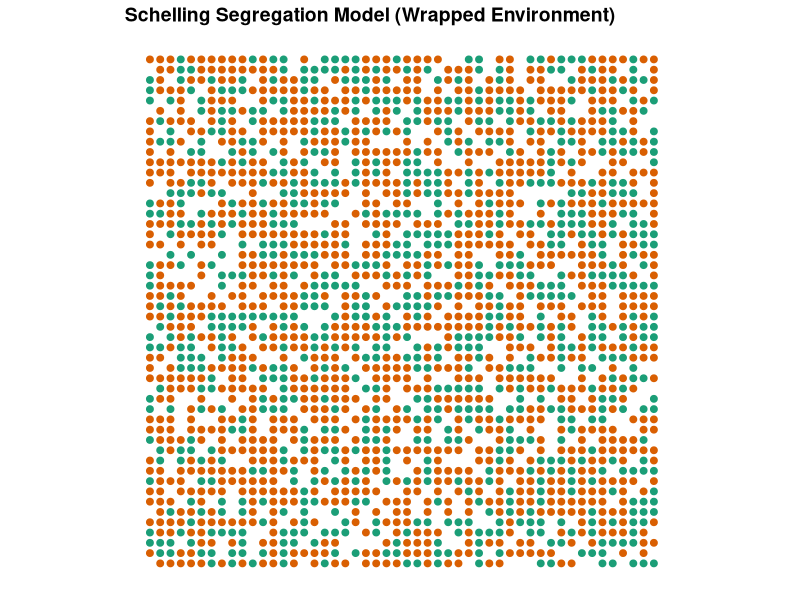

Generate this figure with R: (Note: a time limit stopped this script after it produced the figure.)
#Schelling Segregation Model with uneven preferences (wrapped)
# Casts a wrapped universe with variable dimensions, number of races, pct empty, and dominant race share
# Iterates allowing the majority and minority races to have different preferences for neighbor homogeneity
# Based on David Zimmerman's example at: https://www.r-bloggers.com/agent-based-modelling-with-data-table-or-how-to-model-urban-migration-with-r/

# The first function initiates the Schelling universe, taking a specified grid size, 
# number of races, percent of empty cells, and percent of agents of the dominant race
initiateSchelling_wrapped <- function(dimensions = c(10, 10), n_races = 4, perc_empty = 0.2, perc_maj = .75){
  require(data.table)
  dims <<- dimensions
  races <<- colours()[1:n_races] # create "races" based on colors

  # get number of homes (equal to number of cells)
  n_homes = prod(dimensions)
  # calculates the number of agents (cells minus the percent of empty homes)
  count_agents <- floor(n_homes * (1 - perc_empty))
  
  # the characteristics that a home can have -- either empty or a particular race
  races <- c("empty", races)
  # the probabilities of a home having each characteristic: 
  #   probability of a cell being empty, of being occupied by the dominant race conditional on not being empty, 
  #   and of being in a minority race conditional on not being empty
  probabilities <- c(perc_empty, 
                     (1-perc_empty)*perc_maj, 
                     rep((1 - perc_empty - (1-perc_empty)*perc_maj)/(n_races-1), times = n_races-1)
  )
  
  # cast the schelling data.table in the global environment
  schelling <<- data.table(id = 1:prod(dimensions),
                           x = rep(1:dimensions[1], 
                                   dimensions[2]),
                           y = rep(1:dimensions[2], 
                                   each = dimensions[1]),
                           race = sample(x = races, 
                                         size = n_homes, 
                                         prob = probabilities,
                                         replace = TRUE),
                           unsatisfied = rep(NA, prod(dimensions))) # leave this column empty to fill later
}

#Plots the grid
plotSchelling <- function(title){
  require(data.table)
  require(ggplot2)
  require(RColorBrewer)
  # get races to get the right number of colors
  races <- unique(schelling$race)
  
  # find the dimensions of the grid to get the best dot size
  dims <- c(max(schelling$x), max(schelling$y))
  
  # create colors
  # check if there are 3 or fewer races, 
  # RColorBrewer otherwise
  if (length(races) <= 3) {
    colors <- brewer.pal(3, "Dark2")
  } else {
    colors <- brewer.pal(length(races), "Dark2")
  }
  
  # plot the graph  
  p <- ggplot(data = schelling[race != "empty"], 
              aes(x = x, y = y, color = race)) + 
    # resize dots to grid
    geom_point(size = 100/sqrt(prod(dims))) +  
    scale_colour_manual(values = colors) + 
    # theme: mostly blank
    theme_bw() + 
    theme(axis.line = element_blank(),
          axis.text.x = element_blank(),
          axis.text.y = element_blank(),
          axis.ticks = element_blank(),
          axis.title.x = element_blank(),
          axis.title.y = element_blank(),
          legend.position = "none",
          panel.background = element_blank(),
          panel.border = element_blank(),
          panel.grid.major = element_blank(),
          panel.grid.minor = element_blank(),
          plot.background = element_blank(),
          plot.title = element_text(lineheight=3, 
                                    face="bold", 
                                    color="black", 
                                    size=14)) +
    # fix axes to avoid distortion in the picture
    coord_fixed(ratio = 1) + 
    # add the title
    ggtitle(title)
  
  return(p)
}

# For each iteration, each agent checks whether the pct of like neighbors is below their preference threshold
# Moves to empty cell or cell of fellow unsatisfied agent if not
iterate_wrapped <- function(n = 10, dom_sim_threshold = .9, min_sim_threshold = .1){
  require(data.table)
  # subfunction that checks for a given x and y value if the agent is unsatisfied (returns TRUE or FALSE)
  is.unsatisfied_wrapped <- function(x_value, y_value, 
                             dom_sim_threshold = dom_sim_threshold,
                             min_sim_threshold = min_sim_threshold){
    # gets the race and id for the agent
  cur_race <- schelling[x == x_value & y == y_value, race]
  cur_id <- schelling[x == x_value & y == y_value, id]

    #sub-subfunction to identify agent's neighbors
  select.neighbors <- function(dimensions){

    #Identify coordinates of neighbors (adjusts wrapping based on position of agent)
    neighbors <- as.data.frame(matrix(NA, nrow = 8, ncol = 2))
    if(x_value == 1 & y_value == 1){
      neighbors[1,] <- schelling[x == dimensions[1] & y == y_value+1, 2:3]
      neighbors[2,] <- schelling[x == x_value & y == y_value+1, 2:3]
      neighbors[3,] <- schelling[x == x_value+1 & y == y_value+1, 2:3]
      neighbors[4,] <- schelling[x == dimensions[1] & y == y_value, 2:3]
      neighbors[5,] <- schelling[x == x_value+1 & y == y_value, 2:3]
      neighbors[6,] <- schelling[x == dimensions[1] & y == dimensions[2], 2:3]
      neighbors[7,] <- schelling[x == x_value & y == dimensions[2], 2:3]
      neighbors[8,] <- schelling[x == x_value+1 & y == dimensions[2], 2:3]
    }
    if(x_value == 1 & y_value %in% c(2:(dimensions[2]-1))){
      neighbors[1,] <- schelling[x == dimensions[1] & y == y_value+1, 2:3]
      neighbors[2,] <- schelling[x == x_value & y == y_value+1, 2:3]
      neighbors[3,] <- schelling[x == x_value+1 & y == y_value+1, 2:3]
      neighbors[4,] <- schelling[x == dimensions[1] & y == y_value, 2:3]
      neighbors[5,] <- schelling[x == x_value+1 & y == y_value, 2:3]
      neighbors[6,] <- schelling[x == dimensions[1] & y == y_value-1, 2:3]
      neighbors[7,] <- schelling[x == x_value & y == y_value-1, 2:3]
      neighbors[8,] <- schelling[x == x_value+1 & y == y_value-1, 2:3]
    }
    if(x_value == 1 & y_value == dimensions[2]){
      neighbors[1,] <- schelling[x == dimensions[1] & y == 1, 2:3]
      neighbors[2,] <- schelling[x == x_value & y == 1, 2:3]
      neighbors[3,] <- schelling[x == x_value+1 & y == 1, 2:3]
      neighbors[4,] <- schelling[x == dimensions[1] & y == y_value, 2:3]
      neighbors[5,] <- schelling[x == x_value+1 & y == y_value, 2:3]
      neighbors[6,] <- schelling[x == dimensions[1] & y == y_value-1, 2:3]
      neighbors[7,] <- schelling[x == x_value & y == y_value-1, 2:3]
      neighbors[8,] <- schelling[x == x_value+1 & y == y_value-1, 2:3]
    }
    if(x_value %in% c(2:(dimensions[1]-1)) & y_value == 1){
      neighbors[1,] <- schelling[x == x_value-1 & y == y_value+1, 2:3]
      neighbors[2,] <- schelling[x == x_value & y == y_value+1, 2:3]
      neighbors[3,] <- schelling[x == x_value+1 & y == y_value+1, 2:3]
      neighbors[4,] <- schelling[x == x_value-1 & y == y_value, 2:3]
      neighbors[5,] <- schelling[x == x_value+1 & y == y_value, 2:3]
      neighbors[6,] <- schelling[x == x_value-1 & y == dimensions[2], 2:3]
      neighbors[7,] <- schelling[x == x_value & y == dimensions[2], 2:3]
      neighbors[8,] <- schelling[x == x_value+1 & y == dimensions[2], 2:3]
    }
    if(x_value %in% c(2:(dimensions[1]-1)) & y_value %in% c(2:(dimensions[2]-1))){
      neighbors[1,] <- schelling[x == x_value-1 & y == y_value+1, 2:3]
      neighbors[2,] <- schelling[x == x_value & y == y_value+1, 2:3]
      neighbors[3,] <- schelling[x == x_value+1 & y == y_value+1, 2:3]
      neighbors[4,] <- schelling[x == x_value-1 & y == y_value, 2:3]
      neighbors[5,] <- schelling[x == x_value+1 & y == y_value, 2:3]
      neighbors[6,] <- schelling[x == x_value-1 & y == y_value-1, 2:3]
      neighbors[7,] <- schelling[x == x_value & y == y_value-1, 2:3]
      neighbors[8,] <- schelling[x == x_value+1 & y == y_value-1, 2:3] 
    }
    if(x_value %in% c(2:(dimensions[1]-1)) & y_value == dimensions[2]){
      neighbors[1,] <- schelling[x == x_value-1 & y == 1, 2:3]
      neighbors[2,] <- schelling[x == x_value & y == 1, 2:3]
      neighbors[3,] <- schelling[x == x_value+1 & y == 1, 2:3]
      neighbors[4,] <- schelling[x == x_value-1 & y == y_value, 2:3]
      neighbors[5,] <- schelling[x == x_value+1 & y == y_value, 2:3]
      neighbors[6,] <- schelling[x == x_value-1 & y == y_value-1, 2:3]
      neighbors[7,] <- schelling[x == x_value & y == y_value-1, 2:3]
      neighbors[8,] <- schelling[x == x_value+1 & y == y_value-1, 2:3]
    }
    if(x_value == dimensions[1] & y_value == 1){
      neighbors[1,] <- schelling[x == x_value-1 & y == y_value+1, 2:3]
      neighbors[2,] <- schelling[x == x_value & y == y_value+1, 2:3]
      neighbors[3,] <- schelling[x == 1 & y == y_value+1, 2:3]
      neighbors[4,] <- schelling[x == x_value-1 & y == y_value, 2:3]
      neighbors[5,] <- schelling[x == 1 & y == y_value, 2:3]
      neighbors[6,] <- schelling[x == x_value-1 & y == dimensions[2], 2:3]
      neighbors[7,] <- schelling[x == x_value & y == dimensions[2], 2:3]
      neighbors[8,] <- schelling[x == 1 & y == dimensions[2], 2:3]
    }
    if(x_value == dimensions[1] & y_value %in% c(2:(dimensions[2]-1))){
      neighbors[1,] <- schelling[x == x_value-1 & y == y_value+1, 2:3]
      neighbors[2,] <- schelling[x == x_value & y == y_value+1, 2:3]
      neighbors[3,] <- schelling[x == 1 & y == y_value+1, 2:3]
      neighbors[4,] <- schelling[x == x_value-1 & y == y_value, 2:3]
      neighbors[5,] <- schelling[x == 1 & y == y_value, 2:3]
      neighbors[6,] <- schelling[x == x_value-1 & y == y_value-1, 2:3]
      neighbors[7,] <- schelling[x == x_value & y == y_value-1, 2:3]
      neighbors[8,] <- schelling[x == 1 & y == y_value-1, 2:3]
    }
    if(x_value == dimensions[1] & y_value == dimensions[2]){
      neighbors[1,] <- schelling[x == x_value-1 & y == 1, 2:3]
      neighbors[2,] <- schelling[x == x_value & y == 1, 2:3]
      neighbors[3,] <- schelling[x == 1 & y == 1, 2:3]
      neighbors[4,] <- schelling[x == x_value-1 & y == y_value, 2:3]
      neighbors[5,] <- schelling[x == 1 & y == y_value, 2:3]
      neighbors[6,] <- schelling[x == x_value-1 & y == y_value-1, 2:3]
      neighbors[7,] <- schelling[x == x_value & y == y_value-1, 2:3]
      neighbors[8,] <- schelling[x == 1 & y == y_value-1, 2:3]
    }
    names(neighbors) <- c("x","y")
    
    ids <- schelling[x %in% neighbors$x & y %in% neighbors$y, id]
    
    return(ids)
  }
    # checks if the home is empty
  if (cur_race == "empty"){
    return(FALSE) # empty houses can't be unsatisfied
  }else{
    neighbor.ids <- select.neighbors(dimensions = dims)

    # counts simliar neighbors
    count_similar <- sum(schelling[id %in% neighbor.ids, 
                                      id != cur_id &
                                      race == cur_race])
    # counts different neighbors
    count_different <- sum(schelling[id %in% neighbor.ids, 
                                        id != cur_id &
                                        race != cur_race & 
                                        race != "empty"])
    
    # calculates the ratio
    ratio <- count_similar/(count_similar + count_different)
    
    # returns TRUE if the ratio is less than or equal to the threshold
    if(cur_race == races[1]){
      return(ratio <= dom_sim_threshold)
    }else{
      return(ratio <= min_sim_threshold)
    }
  }
  }

  # creates a ProgressBar
  pb <- txtProgressBar(min = 0, max = 1, style = 3)
  # and tracks time
  t <- Sys.time()
  
  #sets empty vector of ratios
  ratios.unsatisfied <<- c(NULL)
  
  # iterates
  for (iterate in 1:n){
    # fills the boolean vector "unsatisfied" 
    # indicates if the household is unsatisfied 
    schelling[, unsatisfied := is.unsatisfied_wrapped(x_value = x, 
                                              y_value = y, 
                                              dom_sim_threshold = dom_sim_threshold,
                                              min_sim_threshold = min_sim_threshold),
              by = 1:nrow(schelling)]
    #hacky fix for NAs, which appear to happen when the ratio exactly equals the threshold (and should therefore evaluate to satisfied)
    schelling$unsatisfied[is.na(schelling$unsatisfied)] <- FALSE
    
    ratio.unsatisfied <- sum(schelling$unsatisfied)/nrow(schelling)
    ratios.unsatisfied <<- c(ratios.unsatisfied, ratio.unsatisfied)
    
    # move unsatisfied agents to an empty house
    # find the IDs that are empty where agents can migrate to
    emptyIDs <- schelling[race == "empty", id] # finds the id of empty houses
    
    # finds the origin of the agents moving, 
    oldIDs <- schelling[(unsatisfied), id] # origin
    
    # generates new IDs for each household moving
    # note that households can move to the house of other moving agents
    # in this version, agents can (by a small chance) choose to "move" to their 
    # existing home
    newIDs <- sample(x = c(emptyIDs, oldIDs), 
                     size = length(oldIDs), 
                     replace = F) # target
    
    # cast a new data.table showing migration from origin_id to target-id
    transition <- data.table(origin = oldIDs, 
                             oldRace = schelling[id %in% oldIDs, race],
                             target = newIDs)
    
    # move agents to the new homes
    schelling[id %in% transition$origin]$race = "empty"
    schelling[id %in% transition$target]$race = transition$oldRace
    
    # orders and reset schelling
    schelling <<- schelling[order(id)]
    
    # updates the ProgressBar
    setTxtProgressBar(pb, iterate/n)
  }
  close(pb)
  timedif <- Sys.time() - t
  
  # print out statistics for the calculation time
  print(paste0("Time for calculation in seconds: ", round(timedif, 3), " or: ",
               round(n / as.numeric(timedif), 3), " iterations per second"))
  print(ratios.unsatisfied)
  plotSchelling(title = paste0("Schelling Segregation Model after ", n, " Iterations (Wrapped)"))
}

#Test it out
initiateSchelling_wrapped(dimensions = c(50,50), n_races = 2, perc_empty = .2, perc_maj = .6)
plotSchelling(title = "Schelling Segregation Model (Wrapped Environment)")
iterate_wrapped(n = 10, dom_sim_threshold = .5, min_sim_threshold = .5)

#Plot pct satisfied over time
for(i in 1:length(ratios.unsatisfied)){
  if(i==1){
    plot(-100, -100, xlim=c(1,10), ylim=c(0,1), 
         ylab="Pct Unsatisfied", 
         xlab="Iteration", 
         main = "Percent of Agents Unsatisfied over Time",
         type="n", cex.axis=0.8)
  }else{
    segments(i-1, ratios.unsatisfied[i-1], i, ratios.unsatisfied[i], col="black", lwd=1)
  }
}
